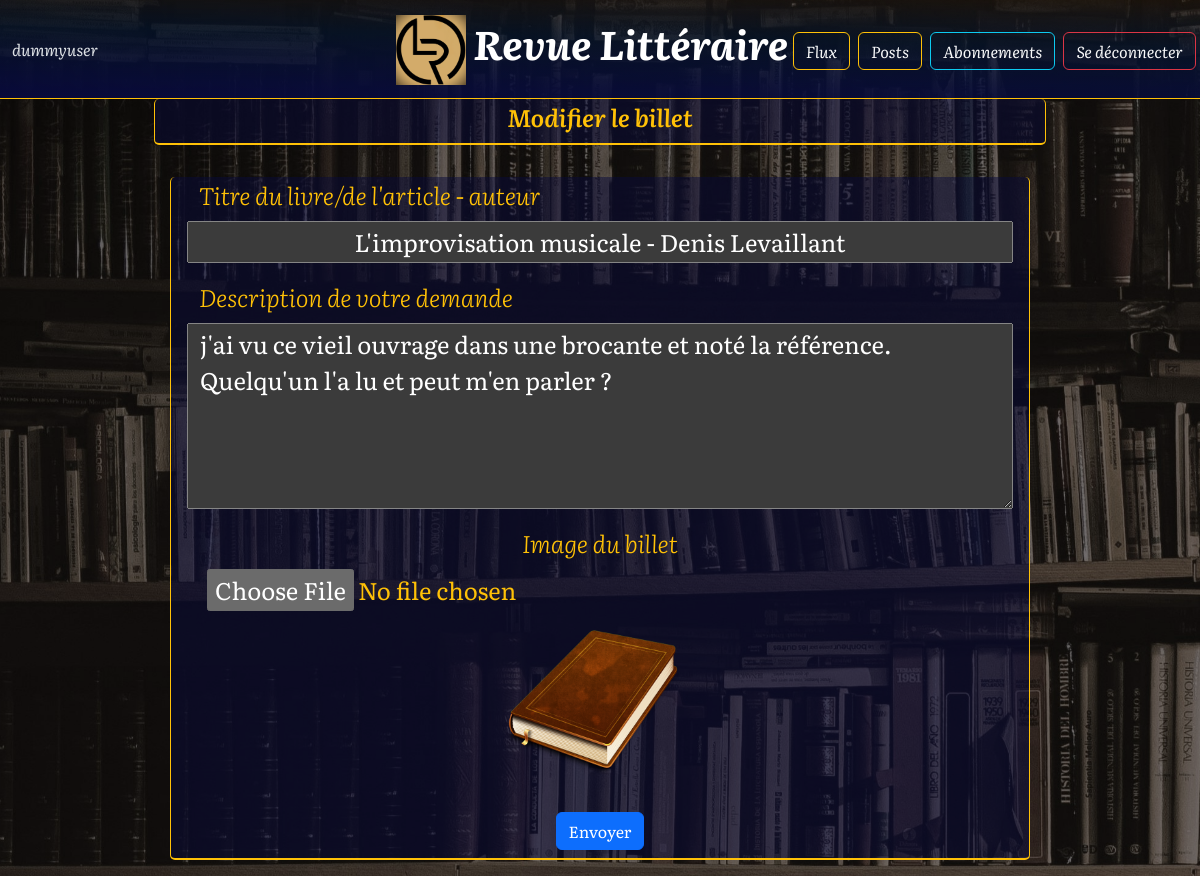
Screenshot of /modifier_billet/1/ (signed in) with the database file from the repository.
### authentication/models.py (models this page shows)
class CustomUser(AbstractUser):
    email = models.EmailField(unique=True)

### blog/models.py (models this page shows, shortened)
class Ticket(models.Model):
    title = models.CharField(max_length=128, verbose_name="Titre")  # Titre du livre ou article
    description = models.TextField(max_length=1024, verbose_name="Description", blank=True)  # Description ou résumé de la demande de critique
    time_created = models.DateTimeField(auto_now_add=True, verbose_name="Date de création") # Date de création/publication
    user = models.ForeignKey(to=settings.AUTH_USER_MODEL, on_delete=models.CASCADE) # L'utilisateur qui a créé le billet
    image = models.ImageField(null=True, blank=True, verbose_name="image du billet", default='no_image.png') # image du billet
    IMAGE_MAX_FILE_SIZE = 2 * 1024 * 1024  # Limite de taille : 2 MB
    class Meta:
        verbose_name = 'Billet'
        verbose_name_plural = 'Tous les billets'
        ordering = ['-time_created']

### blog/views.py (the view, shortened to what this page needs)
# urls.py: path('modifier_billet/<int:ticket_id>/', TicketView.as_view(), name='modifier_billet'),
class TicketView(LoginRequiredMixin, CreateView, UpdateView):
    model = Ticket
    form_class = TicketForm
    template_name = 'blog/modifier_billet.html'
    success_url = reverse_lazy('blog:mesposts') # Redirection vers le flux après modification ou création
    def get_object(self):
        ticket_id = self.kwargs.get('ticket_id')
        if ticket_id:
            ticket = get_object_or_404(Ticket, id=ticket_id, user=self.request.user)
            return ticket
        return None
    def get_context_data(self, **kwargs):
        context = super().get_context_data(**kwargs)
        ticket_id = self.kwargs.get('ticket_id')
        if ticket_id:
            context['is_editing'] = True # Pour différencier création / modification dans le template
        return context

### blog/forms.py (shortened to what this page needs)
class TicketForm(forms.ModelForm):
    class Meta:
        model = Ticket
        fields = ['title', 'description', 'image']
        widgets = {
            'title': forms.TextInput(attrs={'maxlength': '150', 'class': 'text-center'}),
            'description': forms.Textarea(attrs={'maxlength': '1440', 'rows': '5'}),
            'image': forms.ClearableFileInput(),
        }

### blog/templates/blog/modifier_billet.html
{% extends 'blog/creer_billet.html' %}
{% load django_bootstrap5 %}
{% load static %}
{% block content %}
    {{ block.super }}
{% endblock content %}

### blog/templates/blog/creer_billet.html (shortened to what this page needs)
{% extends 'base.html' %}
{% load django_bootstrap5 %}
{% load static %}
{% block content %}
<main class="main-content Literata-500">
    <div class="justify-content-center align-content-center pt-0 mt-0 pb-1 px-1 mb-1 w-75">
        <div class="ticket-page-title fw-semibold pb-2">{% if is_editing %}Modifier le billet{% else %}Création d'un billet (demande de critique){% endif %}</a>
    </div>
    <div class="container mt-4 justify-content-center align-content-center py-2 p-3">
        <form method="post" enctype="multipart/form-data" class="Literata-500 ticket-page-title">
            <div class="mb-3 mx-3 row">
                <label for="title" class="form-label col-auto">Titre du livre/de l'article - auteur</label>
                {{ form.title }}
            </div>
            <div class="mb-3 mx-3 row">
                <label for="description" class="form-label col-auto">Description de votre demande</label>
                {{ form.description }}
            </div>
            <div class="d-flex row">
                <label for="image" class="form-label">Image du billet</label>
                <input type="file" class="form-control-file d-flex flex-column ps-5" id="image" name="image" accept="image/*">
                <div class="d-flex flex-row justify-content-center">
                    {% if ticket.image %}
                    <img src="{{ ticket.image.url }}" class="m-0 image-ticket" alt="Image de {{ticket.title}}">
                    {% endif %}
                </div>
            </div>
            <button type="submit" class="btn btn-primary mt-3 mb-2 justify-content-end">Envoyer</button>
        </form>
    </div>
</main>
{% endblock content %}

### blog/templates/blog/partials/header_connected.html (shortened to what this page needs)
{% load static %}
<header class="literata-900 sticky-top">
    <nav class="navbar header-gradient border-bottom border-warning">
        <div class="container-fluid d-flex align-items-center position-relative">
            <div class="d-none d-sm-flex literata-400 position-absolute start-1"> {{ user.username }} </div>
            <div class="d-flex justify-content-center w-100">
                <a class="navbar-brand fs-1 fw-bold mb-0" href="/">
                    <img src="{% static 'images/LITrevu.png' %}" alt="Logo du site LITReview" width="70" height="70" class="">
                    Revue Littéraire
                </a>
            </div>
            <div class="d-none d-xl-flex position-absolute mt-1 end-0">
                <a class="btn btn-outline-warning text-light literata-400 me-2" href="{% url 'blog:flux' %}">Flux</a>
                <a class="btn btn-outline-warning text-light literata-400 me-2" href="{% url 'blog:mesposts' %}">Posts</a>
                <a class="btn btn-outline-info text-light literata-400 me-2" href="{% url 'blog:mesabonnements' %}">Abonnements</a>
                <a class="btn btn-outline-danger text-light literata-400 me-1" href="{% url 'authentication:logout' %}">Se déconnecter</a>
            </div>
        </div>
    </nav>
</header>

### static/css/style.css (style rules this page uses)
body { font-family: "Literata", serif; font-optical-sizing: auto; font-weight: 400; font-style: italic; position: relative; z-index: 1; }
.literata-900 { font-family: "Literata", serif; font-optical-sizing: auto; font-weight: 900; font-style: italic; }
.literata-400 { font-family: "Literata", serif; font-optical-sizing: auto; font-weight: 400; font-style: italic; }
.literata-300 { font-family: "Literata", serif; font-optical-sizing: auto; font-weight: 300; font-style: italic; }
body::before { content: ""; position: fixed; top: 0; left: 0; right: 0; bottom: 0; background: url("../images/background.jpg") no-repeat center center; background-size: cover; filter: grayscale(55%); z-index: -1; }
.form-label { background-color: transparent; color: inherit; }
.sticky-top { position: -webkit-sticky; position: sticky; top: 0; z-index: 1080; }
.header-gradient { background: linear-gradient(1deg, rgba(9,10,59,1) 0%, rgba(3,22,51,0.6) 60%, rgba(71,43,14,0.2) 100%); width: 100%; }
.main-content { display: flex; flex-direction: column; align-items: center; max-width: 100%; padding: 0px; }
.image-ticket { max-width: 200px; max-height: 300px; padding: 5px 20px 5px 5px; }
.ticket-page-title { position: sticky; top: 0; z-index: 1030; background-color: rgba(9, 10, 59, 0.5); text-align: center; color: #ffc107; width: 100%; border-bottom: 2px solid #ffc107; border-right: 1px solid #ffc107; border-left: 1px solid #ffc107; border-radius: 5px; font-size: 1.5rem; font-style: italic; }

### rows the page displays
CustomUser: username "dummyuser"
Ticket: title "L'improvisation musicale - Denis Levaillant", description "j'ai vu ce vieil ouvrage dans une brocante et noté la référence. Quelqu'un l'a lu et peut m'en parler ?", image (placeholder picture)
